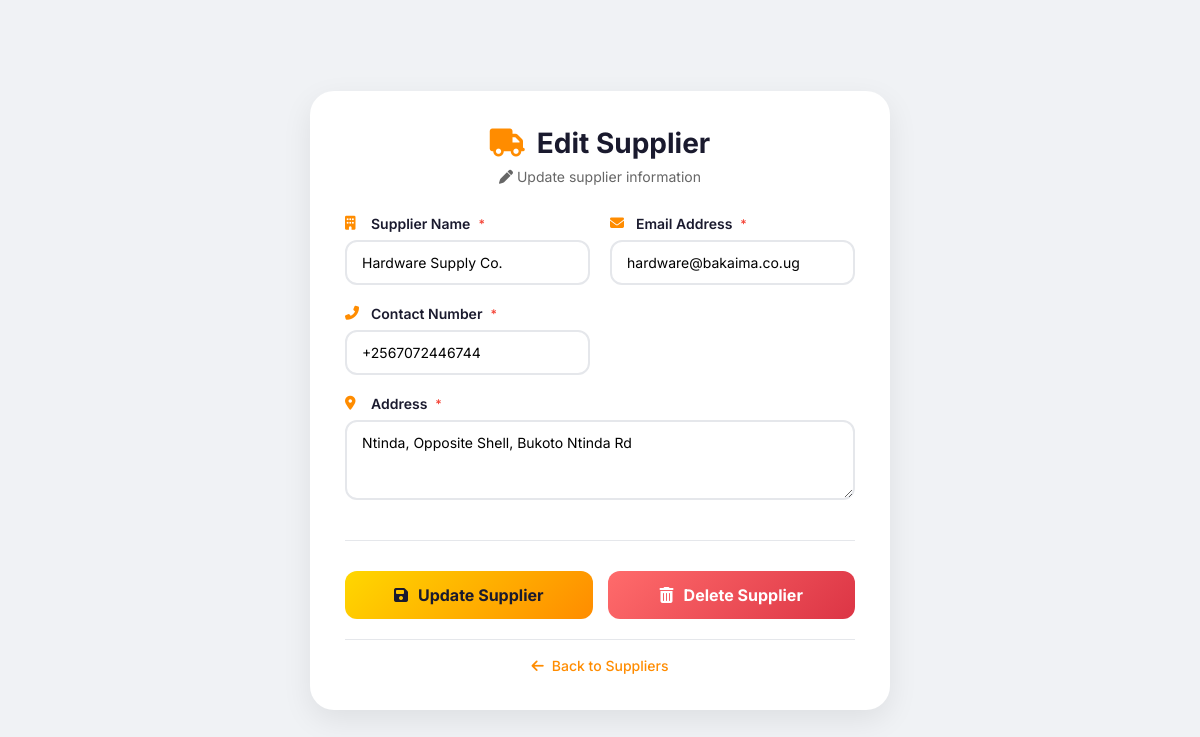
The app's page /supplier/edit/2/ with its own data.
### web/models.py (models this page shows, shortened)
class Supplier(models.Model):
    name = models.CharField(max_length=50)
    email = models.EmailField(max_length=255)
    address = models.TextField()
    contact = models.CharField(max_length=20)

### web/views.py (the view, shortened to what this page needs)
# urls.py: path('supplier/edit/<int:pk>/', views.edit_supplier, name="edit_supplier"),
def edit_supplier(request,pk):
    supplier = get_object_or_404(Supplier, pk=pk)
    return render(request,"edit_supplier.html", {'supplier':supplier})

### web/templates/edit_supplier.html (shortened to what this page needs)
<!DOCTYPE html>
<html lang="en">
<head>
    <link rel="stylesheet" href="https://cdnjs.cloudflare.com/ajax/libs/font-awesome/6.4.0/css/all.min.css">
</head>
<body>
<div class="container">
    <div class="edit-card">
        <div class="card-header">
            <h2>
                <i class="fas fa-truck"></i> Edit Supplier
            </h2>
            <p><i class="fas fa-pen"></i> Update supplier information</p>
        </div>
        <form method="POST" class="supplier-form" action="{% url 'edit_supplier' supplier.id %}">
            <div class="form-grid">
                <div class="form-group">
                    <label>
                        <i class="fas fa-building"></i> Supplier Name <span class="required">*</span>
                    </label>
                    <input type="text" name="name" value="{{ supplier.name|default:'' }}" placeholder="Enter supplier name" required>
                </div>
                <div class="form-group">
                    <label>
                        <i class="fas fa-envelope"></i> Email Address <span class="required">*</span>
                    </label>
                    <input type="email" name="email" value="{{ supplier.email|default:'' }}" placeholder="supplier@example.com" required>
                </div>
                <div class="form-group">
                    <label>
                        <i class="fas fa-phone-alt"></i> Contact Number <span class="required">*</span>
                    </label>
                    <input type="tel" maxlength="14" name="contact" value="{{ supplier.contact|default:'' }}" placeholder="+1234567890" required>
                </div>
                <div class="form-group">
                </div>
                <div class="form-group full-width">
                    <label>
                        <i class="fas fa-map-marker-alt"></i> Address <span class="required">*</span>
                    </label>
                    <textarea name="address" placeholder="Enter full address" required>{{ supplier.address|default:'' }}</textarea>
                </div>
            </div>
            <hr>
            <div class="button-group">
                <button type="submit" class="btn-update">
                    <i class="fas fa-save"></i> Update Supplier
                </button>
                <button type="button" class="btn-delete" onclick="if(confirm('Are you sure you want to delete this supplier? This action cannot be undone.')) { document.getElementById('deleteForm').submit(); }">
                    <i class="fas fa-trash-alt"></i> Delete Supplier
                </button>
            </div>
        </form>
        <div class="back-link">
            <a href="{% url 'supplier_list' %}">
                <i class="fas fa-arrow-left"></i> Back to Suppliers
            </a>
        </div>
    </div>
</div>
</body>
</html>

### web/templates/edit_supplier.html (style rules this page uses)
* { margin: 0; padding: 0; box-sizing: border-box; }
body { font-family: 'Inter', sans-serif; background: #f0f2f5; color: #1a1a2e; min-height: 100vh; display: flex; align-items: center; justify-content: center; padding: 20px; }
.container { max-width: 900px; width: 50%; margin: 0 auto; }
.edit-card { background: white; border-radius: 24px; padding: 35px; box-shadow: 0 10px 30px rgba(0,0,0,0.08); transition: transform 0.3s ease; }
.card-header { text-align: center; margin-bottom: 30px; }
.card-header h2 { font-size: 28px; font-weight: 700; color: #1a1a2e; display: flex; align-items: center; justify-content: center; gap: 12px; }
.card-header h2 i { color: #ff8c00; font-size: 28px; }
.card-header p { color: #666; font-size: 14px; margin-top: 8px; }
.supplier-form { display: flex; flex-direction: column; }
.form-grid { display: grid; grid-template-columns: 1fr 1fr; gap: 20px; margin-bottom: 20px; }
.form-group { display: flex; flex-direction: column; }
.full-width { grid-column: span 2; }
.form-group label { display: flex; align-items: center; gap: 8px; font-weight: 600; margin-bottom: 8px; color: #1a1a2e; font-size: 14px; }
.form-group label i { color: #ff8c00; width: 18px; }
.required { color: #f44336; font-size: 12px; }
.form-group input, .form-group textarea { width: 100%; padding: 12px 15px; border: 2px solid #e5e7eb; border-radius: 12px; font-size: 14px; font-family: 'Inter', sans-serif; transition: all 0.3s; }
.form-group textarea { resize: vertical; min-height: 80px; }
.button-group { display: flex; gap: 15px; margin-top: 10px; }
.btn-update { flex: 1; padding: 14px; background: linear-gradient(135deg, #ffd700, #ff8c00); border: none; border-radius: 12px; color: #1a1a2e; font-weight: 700; font-size: 16px; cursor: pointer; transition: all 0.3s; display: flex; align-items: center; justify-content: center; gap: 10px; font-family: 'Inter', sans-serif; }
.btn-delete { flex: 1; padding: 14px; background: linear-gradient(135deg, #ff6b6b, #dc3545); border: none; border-radius: 12px; color: white; font-weight: 700; font-size: 16px; cursor: pointer; transition: all 0.3s; display: flex; align-items: center; justify-content: center; gap: 10px; font-family: 'Inter', sans-serif; }
hr { margin: 20px 0; border: none; border-top: 1px solid #e5e7eb; }
.back-link { text-align: center; margin-top: 20px; padding-top: 15px; border-top: 1px solid #e5e7eb; }
.back-link a { text-decoration: none; color: #ff8c00; font-weight: 500; font-size: 14px; display: inline-flex; align-items: center; gap: 8px; transition: all 0.3s; }

### records on screen
Supplier: name "Hardware Supply Co.", email "hardware@bakaima.co.ug", contact "+2567072446744", address "Ntinda, Opposite Shell, Bukoto Ntinda Rd"
